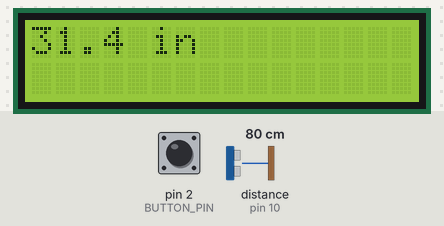
Simulated run of this sketch. Board: Arduino Uno, built with avr-gcc and run on an emulated ATmega328P. Parts: 16×2 character LCD. Wiring (inferred from the names in the program): ultrasonic range finder: trigger pin 9; echo pin 10. The inputs (shaded band) are chosen by the test bench; at power-on: pin 2 (BUTTON_PIN) HIGH, distance to the obstacle (sensor on pin 10) 80 cm. The echo pulse lasts 58.3 µs per cm.

Above: at 1.2 s.
1.3 s: pin 2 (BUTTON_PIN) pulled LOW for 0.15 s
2.9 s: pin 2 (BUTTON_PIN) pulled LOW for 1 s
At 4.4 s:
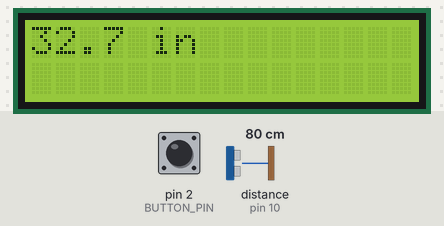
Timing chart, 0 to 5.9 s (numbered marks = the images above; inputs shaded):
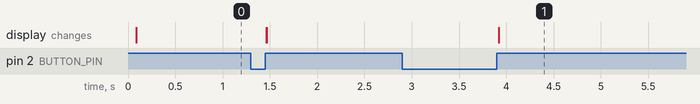

The sketch:

arduino_measure_display.ino
```cpp
#include <Arduino_FreeRTOS.h>
#include <semphr.h>
#include <queue.h>
#include <LiquidCrystal_I2C.h>

// Task declarations
void TaskMeasure(void *pvParameters);
void TaskDisplay(void *pvParameters);
void TaskButton(void *pvParameters);

QueueHandle_t distanceQueue;
SemaphoreHandle_t measureSemaphore;

constexpr uint8_t TRIG_PIN = 9;
constexpr uint8_t ECHO_PIN = 10;
constexpr uint8_t BUTTON_PIN = 2;

LiquidCrystal_I2C lcd(0x27, 16, 2);

void setup()
{
    pinMode(TRIG_PIN, OUTPUT);
    pinMode(ECHO_PIN, INPUT);
    pinMode(BUTTON_PIN, INPUT);

    digitalWrite(TRIG_PIN, LOW);

    lcd.init();
    lcd.backlight();
    lcd.clear();

    // A length-one queue allows xQueueOverwrite().
    distanceQueue = xQueueCreate(1, sizeof(float));

    if (distanceQueue == NULL)
    {
        lcd.print("Queue error");

        for (;;)
        {
        }
    }

    measureSemaphore = xSemaphoreCreateBinary();

    if (measureSemaphore == NULL) {
        lcd.print("Semaphore error");

        for (;;) {

        }
    }

    BaseType_t measureCreated = xTaskCreate(
        TaskMeasure,   // Task function
        "Measure",     // Debugging name
        192,           // Stack allocation
        NULL,          // No task parameter
        1,             // Priority
        NULL           // Do not save a task handle
    );

    if (measureCreated != pdPASS)
    {
        lcd.clear();
        lcd.print("Measure error");

        for (;;)
        {
        }
    }

    BaseType_t displayCreated = xTaskCreate(
        TaskDisplay,
        "Display",
        192,
        NULL,
        1,
        NULL
    );

    if (displayCreated != pdPASS)
    {
        lcd.clear();
        lcd.print("Display error");

        for (;;)
        {
        }
    }

    BaseType_t buttonCreated = xTaskCreate(
        TaskButton,
        "Button",
        128,
        NULL,
        2,  // respond to button presses promptly
        NULL
    );

    if (buttonCreated != pdPASS) {
        lcd.clear();
        lcd.print("Button error");

        for (;;) {

        }
    }
}

void TaskMeasure(void *pvParameters)
{
    (void)pvParameters;

    for (;;)
    {
        // This task consumes no CPU while waiting for a button press.
        if (xSemaphoreTake(measureSemaphore, portMAX_DELAY) == pdTRUE)
        {
            digitalWrite(TRIG_PIN, LOW);
            delayMicroseconds(2);

            digitalWrite(TRIG_PIN, HIGH);
            delayMicroseconds(10);

            digitalWrite(TRIG_PIN, LOW);

            unsigned long duration =
                pulseIn(ECHO_PIN, HIGH, 30000UL);

            if (duration > 0)
            {
                float distance = (duration / 2.0f) / 74.0f;

                xQueueOverwrite(distanceQueue, &distance);
            }
        }
    }
}

void TaskDisplay(void *pvParameters)
{
    (void)pvParameters;

    float receivedDistance;

    for (;;)
    {
        // Wait indefinitely for the next button measurement.
        if (xQueueReceive(
                distanceQueue,
                &receivedDistance,
                portMAX_DELAY) == pdTRUE)
        {
            lcd.clear();
            lcd.setCursor(0, 0);
            lcd.print(receivedDistance, 1);
            lcd.print(" in");
        }
    }
}

void TaskButton(void *pvParameters) {
    (void)pvParameters;

    bool readyForPress = true;

    for (;;) {
        int buttonState = digitalRead(BUTTON_PIN);

        if (readyForPress && buttonState == HIGH) {
            readyForPress = false;

            // Tell the measurement task to take one reading
            xSemaphoreGive(measureSemaphore);
        }

        if (!readyForPress && buttonState == LOW) {
            vTaskDelay(pdMS_TO_TICKS(50));

            if (digitalRead(BUTTON_PIN) == LOW) {
                readyForPress = true;
            }
        }

        vTaskDelay(pdMS_TO_TICKS(10));
    }
}

void loop()
{
    // Arduino_FreeRTOS runs the tasks created in setup().
}
```

Measured:
- after the input at 2.9 s, the display: changes after 1.0 s (image 1)
